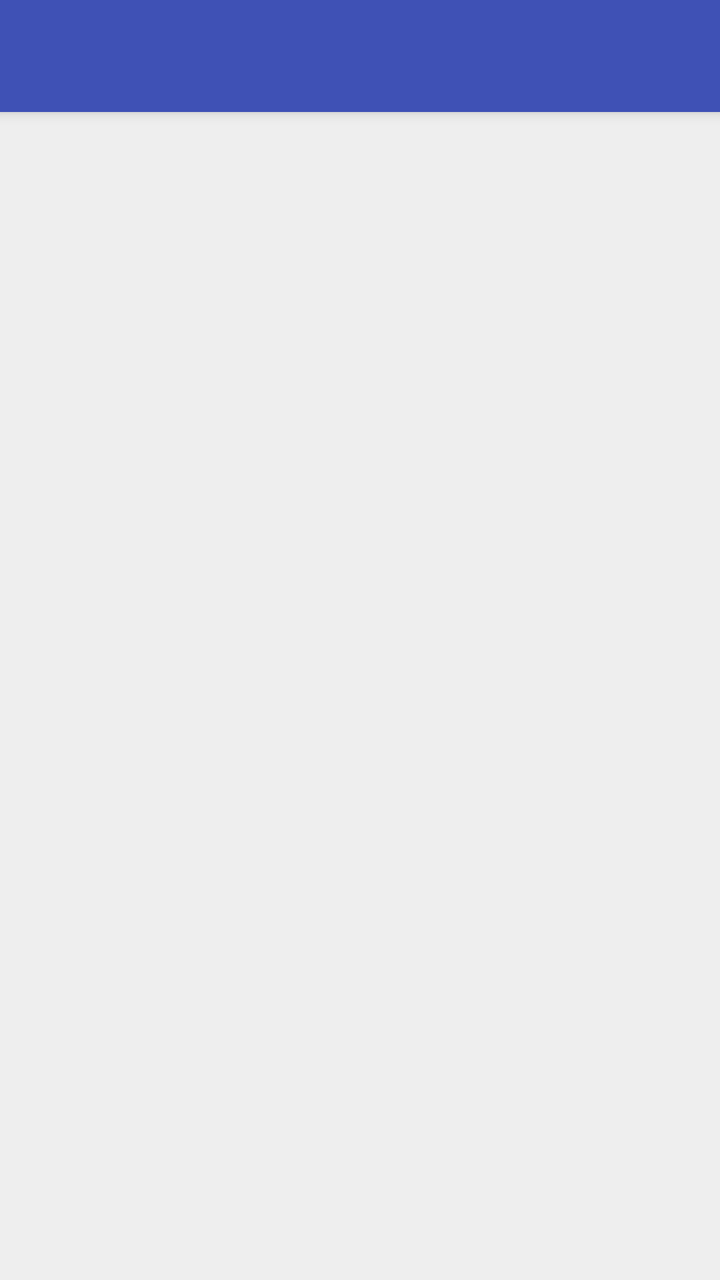
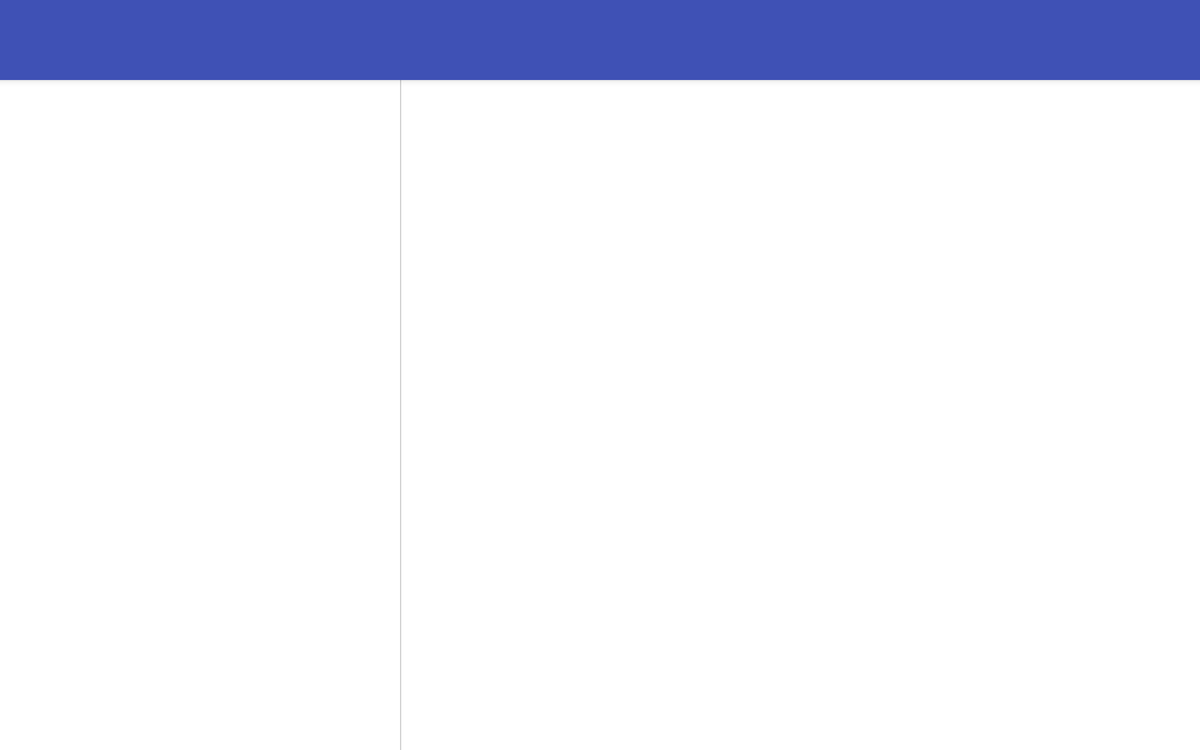

First picture: res/layout/ on a phone held upright. Second picture: the repository's own variant of that layout, on a device whose configuration matches the variant's folder. Source for both follows.
<!-- AndroidManifest.xml: application theme AppTheme -->
<!-- res/layout/activity_master_list.xml -->
<?xml version="1.0" encoding="utf-8"?>
<FrameLayout
    xmlns:android="http://schemas.android.com/apk/res/android"
    android:id="@+id/content"
    android:layout_width="match_parent"
    android:layout_height="match_parent"
    >

    <include layout="@layout/view_toolbar"/>
</FrameLayout>
<!-- res/layout/view_toolbar.xml (included above) -->
<?xml version="1.0" encoding="utf-8"?>
<android.support.v7.widget.Toolbar
    xmlns:android="http://schemas.android.com/apk/res/android"
    android:id="@+id/toolbar"
    android:layout_width="match_parent"
    android:layout_height="@dimen/default_toolbar_height"
    android:background="@color/colorPrimary"
    android:elevation="4dp"
    android:titleTextColor="@color/white"
    >

</android.support.v7.widget.Toolbar>
<!-- resources referenced by this layout -->
<resources>
  <color name="colorPrimary">#3F51B5</color>
  <color name="white">#ffffff</color>
  <dimen name="default_toolbar_height">56dp</dimen>
  <style name="AppTheme" parent="Theme.AppCompat.Light.NoActionBar">
          
          <item name="colorPrimary">@color/colorPrimary</item>
          <item name="colorPrimaryDark">@color/colorPrimaryDark</item>
          <item name="colorAccent">@color/colorAccent</item>
  
          <item name="android:windowBackground">@color/colorWindowBackground</item>
      </style>
  <color name="colorPrimaryDark">#303F9F</color>
  <color name="colorAccent">#FF4081</color>
  <color name="colorWindowBackground">#eee</color>
</resources>
<!-- res/layout-sw600dp-land/activity_master_list.xml (the repository's variant of the layout above) -->
<!-- drawn on a 7-inch tablet turned sideways -->
<?xml version="1.0" encoding="utf-8"?>
<LinearLayout
    xmlns:android="http://schemas.android.com/apk/res/android"
    android:orientation="vertical"
    android:layout_width="match_parent"
    android:layout_height="match_parent"
    >

    <include layout="@layout/view_toolbar"
             android:layout_width="match_parent"
             android:layout_height="wrap_content"
        />

    <LinearLayout
        android:orientation="horizontal"
        android:layout_width="match_parent"
        android:layout_height="match_parent"
        android:divider="?android:attr/dividerHorizontal"
        android:showDividers="middle"
        >


        <FrameLayout
            android:id="@+id/content"
            android:layout_width="@dimen/default_list_width"
            android:layout_height="match_parent"
            android:background="@color/white"
            />


        <FrameLayout
            android:id="@+id/detail"
            android:layout_width="0dp"
            android:layout_height="match_parent"
            android:layout_weight="3"
            android:background="@color/white"
            />


    </LinearLayout>


</LinearLayout>
<!-- resources referenced by the variant -->
<!-- as a 7-inch tablet turned sideways resolves them -->
<resources>
  <color name="colorPrimary">#3F51B5</color>
  <color name="white">#ffffff</color>
  <dimen name="default_list_width">320dp</dimen>
  <dimen name="default_toolbar_height">56dp</dimen>
  <style name="AppTheme" parent="Theme.AppCompat.Light.NoActionBar">
          
          <item name="colorPrimary">@color/colorPrimary</item>
          <item name="colorPrimaryDark">@color/colorPrimaryDark</item>
          <item name="colorAccent">@color/colorAccent</item>
  
          <item name="android:windowBackground">@color/colorWindowBackground</item>
      </style>
  <color name="colorPrimaryDark">#303F9F</color>
  <color name="colorAccent">#FF4081</color>
  <color name="colorWindowBackground">#eee</color>
</resources>
